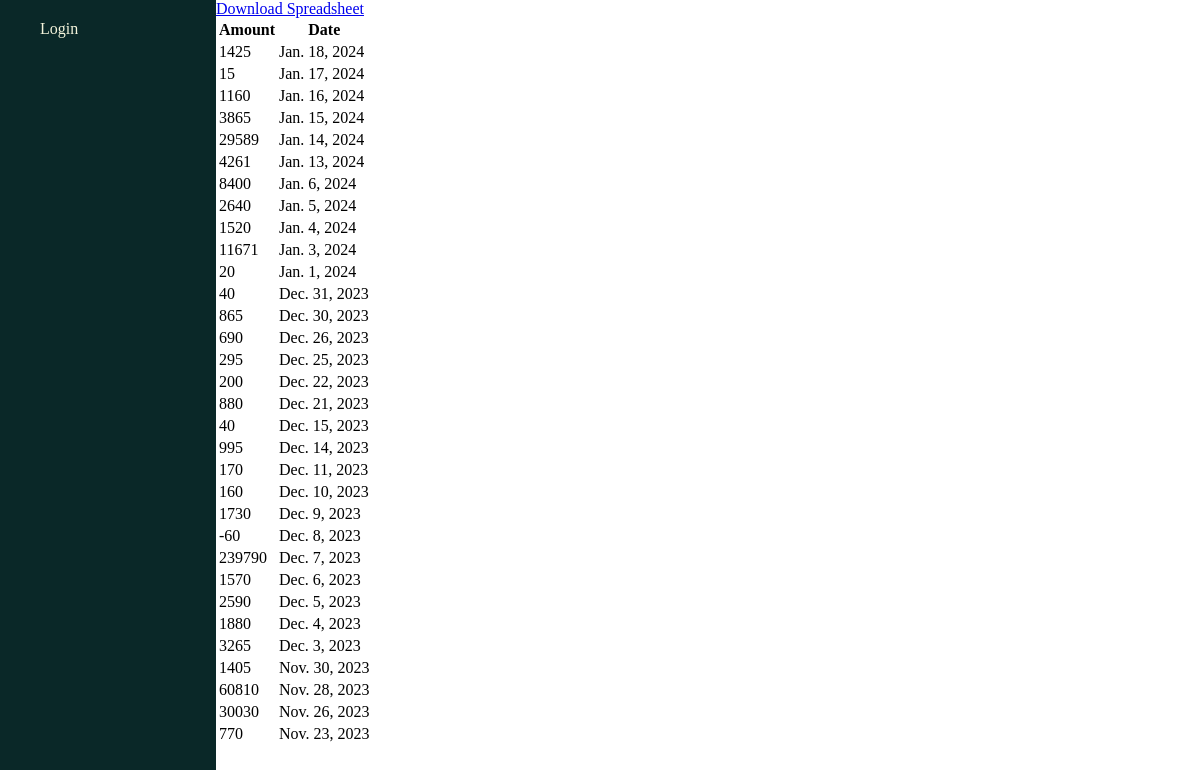
Page /report/income/ on the earlier database version.
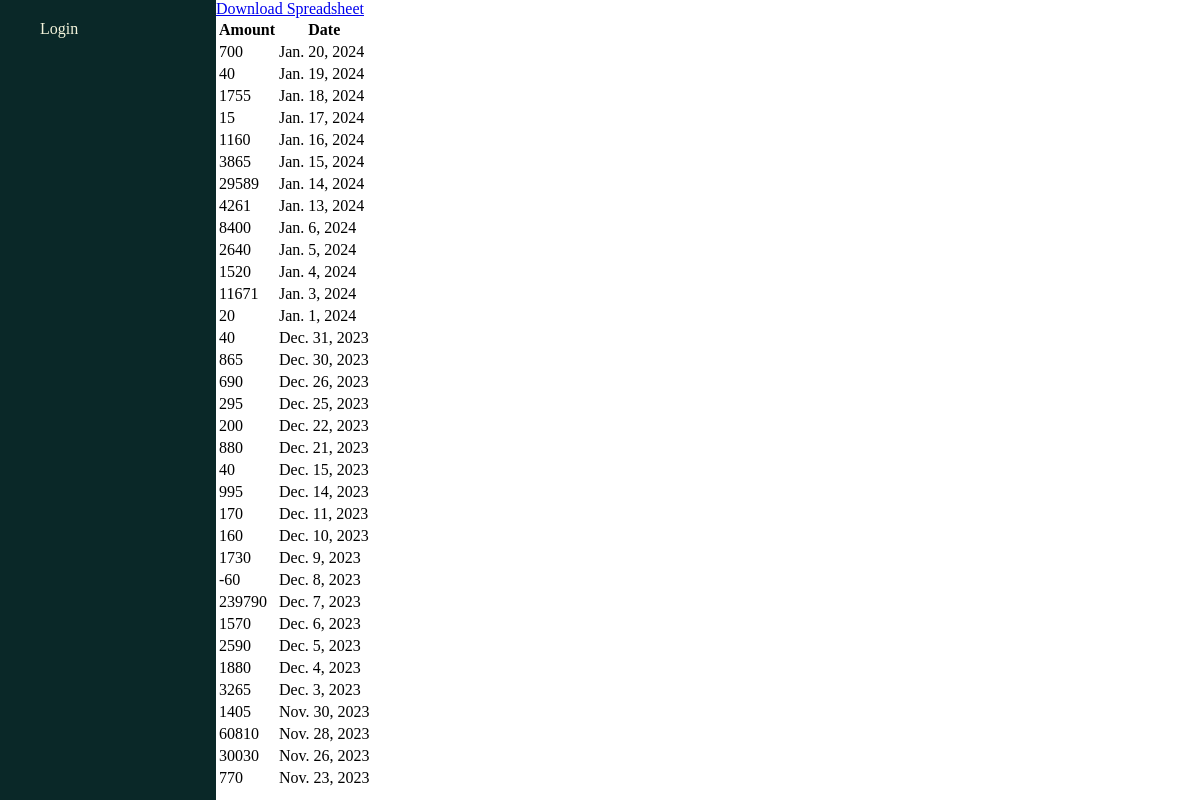
Same page on the later database version.
### management/models.py (models this page shows)
class Income(models.Model):
    income = models.IntegerField(blank=True, null=True)
    date = models.DateField(blank=True, null=True)
    date_time = models.DateTimeField(blank=True, null=True)
    class Meta:
        verbose_name_plural = 'Income'

### management/views.py (the view)
# urls.py: path('report/income/', views.income_page, name='income'),
def income_page(request):
    incomes = Income.objects.all().order_by('-date')
    return render(request, 'income_page.html', {
        'incomes': incomes,
    })

### management/templates/income_page.html
{% extends 'base.html' %}
{% load static %}
{% block content %}
    <a href="{% url 'income-excel' %}">Download Spreadsheet</a>
    <table>
        <tr>
            <th>Amount</th>
            <th>Date</th>
        </tr>
        {% for income in incomes %}
            <tr>
                <td>
                    {{ income.income }}
                </td>
                <td>
                    {{ income.date }}
                </td>
            </tr>
        {% endfor %}
    </table>
{% endblock %}

### management/templates/base.html (shortened to what this page needs)
<!DOCTYPE html>
<html lang="en">
<head>
    {% load static %}
    {% load humanize %}
    <link rel="stylesheet" href="{% static 'styles.css' %}">
    <link rel="stylesheet" href="{% static 'clear_change_htmx.css' %}">
    <link rel="stylesheet" href="{% static 'products.css' %}">
    <link rel="stylesheet" href="{% static 'product-profile.css' %}">
    <link rel="stylesheet" href="{% static 'font-awesome.min.css' %}">
    <link rel="stylesheet" href="{% static 'reports.css' %}">
    <link rel="stylesheet" href="{% static 'sold_out_products.css' %}">
    <link rel="stylesheet" href="{% static 'inventory.css' %}">
    <link rel="stylesheet" href="{% static 'authentication.css' %}">
    <link rel="stylesheet" href="{% static 'register.css' %}">
    <link rel="stylesheet" href="{% static 'dashboard.css' %}">
    <link rel="stylesheet" href="{% static 'expense_detail.css' %}">
    <link rel="stylesheet" href="https://cdnjs.cloudflare.com/ajax/libs/font-awesome/4.7.0/css/font-awesome.min.css">
</head>
<body>
    <header id="main-header">
        {% if request.user.is_authenticated and request.user.is_superuser %}
        <div class="main-header-link-container-div">
            <a href="{% url 'homepage' %}">Home</a>
        </div>
        <div class="main-header-link-container-div">
            <a href="{% url 'select-sell' request.user %}">Select Products</a>
        </div>
        <div class="main-header-link-container-div">
            <a href="{% url 'reports' %}">Reports</a>
        </div>
        <div class="main-header-link-container-div">
            <a href="{% url 'dashboard' %}">Dashboard</a>
        </div>
        <div class="main-header-link-container-div">
            <a href="{% url 'products' %}">Products</a>
        </div>
        <div class="main-header-link-container-div">
            <a href="{% url 'registrant-validation' %}">Registrants</a>
        </div>
        <div class="main-header-link-container-div" id="notification-toggle">
            <div class="notification-counter-div">
            </div>
            Notification
        </div>
        {% csrf_token %}
        <div class="notification-list" id="notification-list">
            {% for notification in notifications %}
                <div class="notification">
                    <div class="notification-title">
                        {{ notification.title }}
                    </div>
                    <div class="notification-date-time">
                        {{ notification.date_time | naturaltime }}
                    </div>
                    <div class="notification-message">
                        {{ notification.message }}
                    </div>
                    <div class="notification-delete-div">
                        <a class="notification-delete"
                           href="{% url 'delete-notification' notification.title notification.id %}">
                            Remove Notification
                        </a>
                    </div>
                </div>
            {% empty %}
                <div class="notification-empty-notifier">
                    No Notification
                </div>
            {% endfor %}
        </div>
        <div class="main-header-link-container-div">
            <a href="{% url 'logout' %}">Logout</a>
        </div>
        {% elif not request.user.is_authenticated %}
        <div class="main-header-link-container-div">
            <a href="{% url 'logout' %}">Login</a>
        </div>
        {% endif %}
    </header>
    <div class="base-block-content-container-div">
        {% block content %}{% endblock %}
    </div>
</body>
</html>

### management/static/styles.css (style rules this page uses)
html { scroll-action: smooth; margin: 0; }
body { margin: 0; }
#main-header { z-index: 100; width: 18%; float: left; background-color: rgb(10, 40, 40); color: beige; font-family: 'Montserrat'; position: fixed; min-height: 100vh; }
.main-header-link-container-div { margin-top: 20px; margin-left: 40px; }
.main-header-link-container-div a { color: beige; text-decoration: none; }
.base-block-content-container-div { width: 82%; float: right; }

Differences in the rows shown:
added Income: income "700", date "Jan. 20, 2024"
added Income: income "40", date "Jan. 19, 2024"
changed Income "Jan. 18, 2024": income "1425" → "1755"
